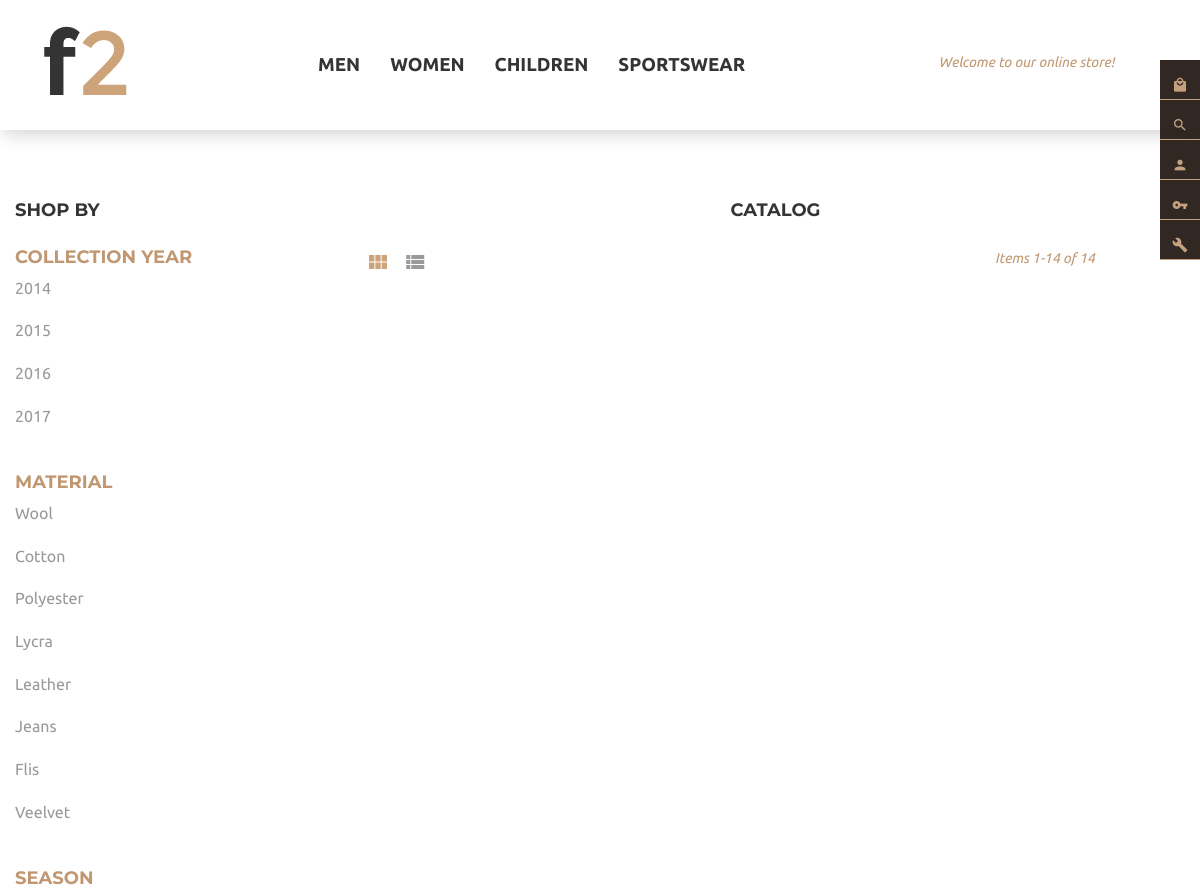
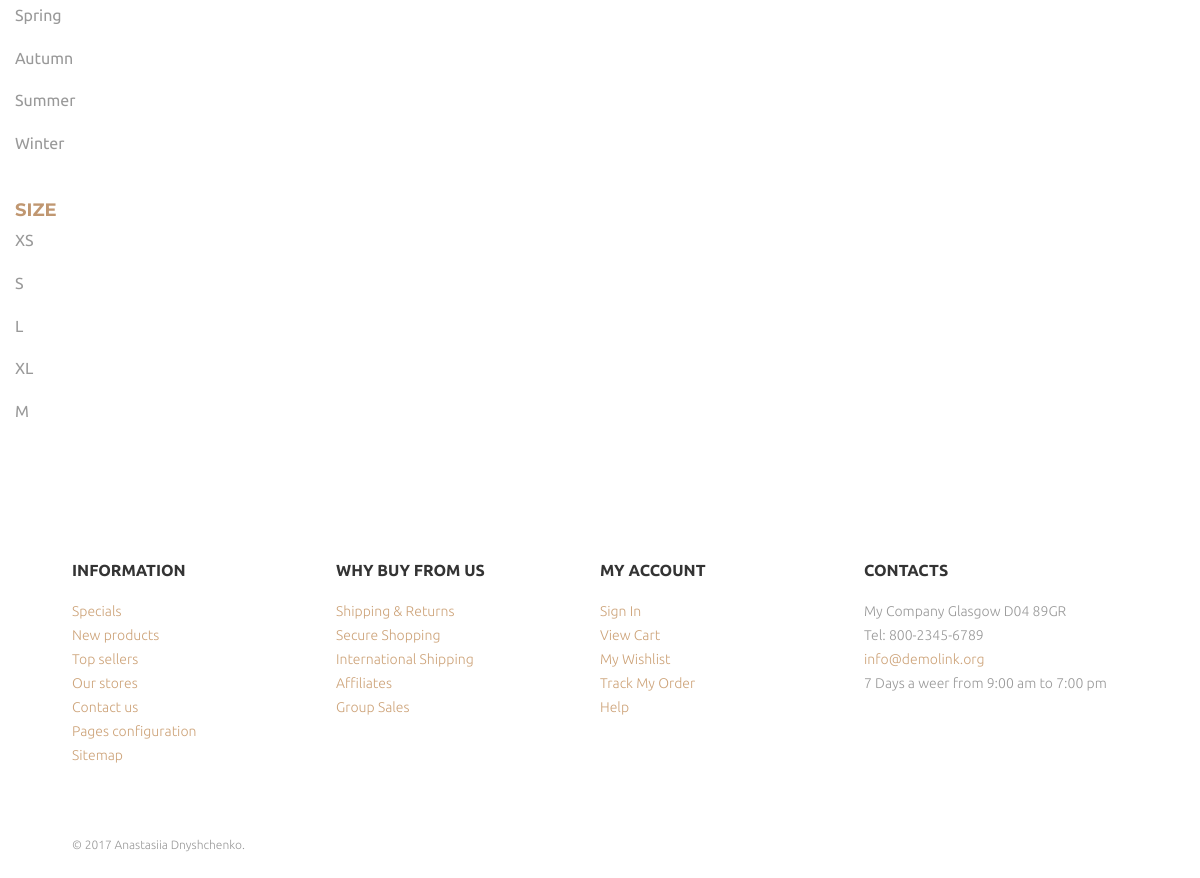
The page /product.php?id=4 on the database its author committed (2 pictures, top to bottom).
### tables this page shows
CREATE TABLE `Categories` (
  `id` int(11) NOT NULL,
  `name_cat` varchar(15) NOT NULL
);

CREATE TABLE `Year` (
  `id` int(11) NOT NULL,
  `year_name` int(5) NOT NULL
);

CREATE TABLE `Material` (
  `id` int(11) NOT NULL,
  `material_name` varchar(25) NOT NULL
);

CREATE TABLE `Season` (
  `id` int(11) NOT NULL,
  `season_name` varchar(15) NOT NULL
);

CREATE TABLE `Size` (
  `id` int(11) NOT NULL,
  `size_name` varchar(5) NOT NULL
);

### filters.php (the view, shortened to what this page needs)
<?php
	include("db.php");
?>
<div class="filters">
				<p id="shop">Shop by</p>
				<div class="year line">
					<h2>Collection year</h2>
						<?php
							$query = "SELECT *
									  FROM Year";
							$result = $mysqli->query($query);
							while ($row = $result->fetch_assoc()) {
								echo '<a href="'.$_SERVER['REQUEST_URI'].'&year='.$row["id"].'">'.$row["year_name"].'</a></br>';
							}
						?>
				</div>
				<div class="material line">
					<h2>Material</h2>
						<?php
							$query = "SELECT *
									  FROM Material";
							$result = $mysqli->query($query);
							while ($row = $result->fetch_assoc()) {
								echo '<a href="'.$_SERVER['REQUEST_URI'].'&material='.$row["id"].'">'.$row["material_name"].'</a></br>';
							}
						?>
				</div>
				<div class="season line">
					<h2>Season</h2>
						<?php
							$query = "SELECT *
									  FROM Season";
							$result = $mysqli->query($query);
							while ($row = $result->fetch_assoc()) {
								echo '<a href="'.$_SERVER['REQUEST_URI'].'&season='.$row["id"].'">'.$row["season_name"].'</a></br>';
							}
						?>
				</div>
				<div class="size line">
					<h2>Size</h2>
						<?php
							$query = "SELECT *
									  FROM Size";
							$result = $mysqli->query($query);
							while ($row = $result->fetch_assoc()) {
								echo '<a href="'.$_SERVER['REQUEST_URI'].'&size='.$row["id"].'">'.$row["size_name"].'</a></br>';
							}
						?>
				</div>
			</div>

### header.php (shortened to what this page needs)
<!DOCTYPE html>
<html lang="ru">
<head>
	<link rel="stylesheet" href="css/product-style.css"/>
</head>
<body>
		<div id="fixed-menu">
	<?php
		include("db.php");
		$u_hash = ($_COOKIE['Session']);
		$query = "SELECT COUNT(*)
				  FROM Cart
				  WHERE user_hash = '$u_hash'";
		$result = $mysqli->query($query);
	while ($row = $result->fetch_assoc()) {
		if ($row['COUNT(*)']>0) {
			echo '<div class="icon"><a href="#modal-cart" class="material-icons open-modal">&#xE54C;</a><sup style="color:white;">'.$row['COUNT(*)'].'</sup>
			</div>';
			$u_hash = ($_COOKIE['Session']);
			$query = "SELECT name, price, quantity, product_id, image, color_name, size_name
					  FROM F2Products JOIN Cart
				ON Cart.product_id = F2Products.id
								JOIN Images
				ON F2Products.id = Images.id_product
								JOIN Color
				ON Cart.id_color = Color.id
								JOIN Size
				ON Cart.id_size = Size.id
				WHERE Cart.user_hash = '$u_hash' AND main_picture = 1";
				$result = $mysqli->query($query);
				echo $mysqli->error;
				echo'<div id="modal-cart" class="modal-div">
					<h1 style="text-align:center; font-weight:500; color:white; text-transform: uppercase; padding: 30px 0 50px;">Shopping Cart</h1>
					<ul>';
				while ($row = $result->fetch_assoc()){
		echo '
				<li style="margin:0 20px 100px 20px;">
					<img style="width:170px; margin-right:10%; background-color:rgb(250,250,250); float:left;"src="images/'.$row["image"].'" alt="">
				<div>
					<div class="table-name" style="color:white; display:block; text-align: center; margin: 10px 0;" >'.$row['name'].'</div>
					<div style="color: #cda379;">Color:
						<span style="color:white;">'.$row['color_name'].'</span>
					</div>
					<div style="color: #cda379;">Size:
						<span style="color:white;">'.$row['size_name'].'</span>
					</div>
					<div style="color: #cda379; margin-top: 10px;">Price:
						<span class="table-price" style="color: white; font-weight: bold; line-height: normal; font-size: 24px;">$'.number_format($row['price'],2).'</span>
					</div>
					<div style="color: #cda379;  margin-top: 10px;">Qty:
						<input class="number-cart" type="text" size"4" value="'.$row['quantity'].'">
					</div>
					<input type="hidden"  value="'.$row['price'].'">
					<input type="hidden"  value="'.$row['product_id'].'">
					<div style="color: #cda379;  margin-top: 10px;">Subtotal:
						<span class="subtotal-cart" style="color:white; margin-top: 10px;">$ '.number_format($row['price']*$row['quantity'],2).'</span>
					</div>
				</div>
				</li>';
		}
		echo '</ul>
				<div>
					<div style="font-size: 20px; line-height: 20px; color: #FFF; font-weight: 700;">Cart Subtotal
						<span style="color:white;">'.$row['price'].'</span>
					</div>
					<a href="Cart.php" class="view-shopping-cart">view shopping cart</a>
					<a href="Cart.php" class="view-shopping-cart">checkout</a>
				</div>
		</div>';
		}
	else{
		echo '<div class="icon"><a href="#modal-cart" class="material-icons open-modal">&#xE54C;</a>
		</div>
				<div id="modal-cart" class="modal-div">
					<p class="mod-card-text">You have no items in your shopping cart.</p>
				</div>';
	}
	}
	?>
	        <div class="icon">
	        </div>
	        <div class="icon">
	        </div>
	        <div class="icon">
	        </div>
	        <div class="icon">
	        </div>
		</div>
		<div class="home">
			<div class="header">
				<div class="logo">
					<a href="index.php">
						<img src="images/logo_dark.png" alt="">
					</a>
				</div>
					<ul class="nav">
<?php
		$query = "SELECT *
				  FROM Categories";
		$result = $mysqli->query($query);
	while ($row = $result->fetch_assoc()) {
		echo '<li><a href="product.php?id='.$row["id"].'&num=1">'.$row["name_cat"].'</a></li>';
	}
?>
					</ul>
				<div class="welcome">
					<span>Welcome to our online store!</span>
				</div>
			</div>
		</div>

### css/product-style.css (style rules this page uses)
* { margin:0;padding:0;outline:0;-webkit-box-sizing:border-box;-moz-box-sizing:border-box;box-sizing:border-box }
body { min-height:100%;font-family:'Ubuntu',sans-serif;color:#343434;font-size:14px;max-width:100% }
a { text-decoration:none }
li { list-style-type:none }
.icon { width:60px;height:60px;padding-top:20px;border-bottom:1px solid #c09771;text-align:center;cursor:pointer }
#fixed-menu { position:fixed;top:0;right:0;width:60px;z-index:99;background:#1b110d;height:100vh }
.home { max-width:100%;height:150px;margin:0;padding:0;border:0;min-height:100%;overflow:hidden;padding-right:60px;margin-bottom:0 }
.header { position:absolute;top:0;text-align:justify;width:100%;height:130px;margin-right:0;background:transparent;z-index:8;padding:2% 3%;box-shadow:0 7px 18px -4px rgba(0,0,0,.2) }
.logo { display:block;float:left;width:30% }
.nav { display:inline-block;padding-top:30px;float:left;width:50%;margin:0 auto }
.nav li { display:inline;float:left;margin-right:50px }
.nav a { float:left;color:#343434;display:block;text-transform:uppercase;text-decoration:none;font-size:14pt;font-weight:bold;padding-bottom:15px;font-family:'Ubuntu',sans-serif }
.welcome { display:block;float:right;width:20%;font-style:italic;color:#c09771;padding-top:30px }
.filters { width:20%;float:left }
#shop { color:#343434;font-family:'Montserrat',sans-serif;font-weight:bold;text-transform:uppercase;font-size:18px;line-height:30pt;cursor:text }
.filters h2 { font-family:'Montserrat',sans-serif;color:#c09771;font-weight:bold;text-transform:uppercase;font-size:18px;line-height:26pt;cursor:pointer }
.filters a { font-size:16px;color:#999;display:block;line-height:20pt }
.line { padding:10px 0 }
.size { padding-bottom:70px }
.footer-text a,p { display:block }
@media screen and (min-width:994px) and (max-width:1279px) { #fixed-menu { top:60px;width:40px;opacity:.9;height:200px } }
@media screen and (min-width:994px) and (max-width:1279px) { .icon { width:40px;height:40px } }
@media screen and (min-width:994px) and (max-width:1279px) { .home { padding-right:0 } }
@media screen and (min-width:994px) and (max-width:1279px) { .logo { width:25% } }
@media screen and (min-width:994px) and (max-width:1279px) { .nav { width:55% } }
@media screen and (min-width:994px) and (max-width:1279px) { .nav li { margin-right:30px } }

### rows shown on the page
categories: name_cat "MEN"
categories: name_cat "WOMEN"
categories: name_cat "CHILDREN"
categories: name_cat "SPORTSWEAR"
year: year_name "2014"
year: year_name "2015"
year: year_name "2016"
year: year_name "2017"
material: material_name "Wool"
material: material_name "Cotton"
material: material_name "Polyester"
material: material_name "Lycra"
material: material_name "Leather"
material: material_name "Jeans"
material: material_name "Flis"
material: material_name "Veelvet"
season: season_name "Spring"
season: season_name "Autumn"
season: season_name "Summer"
season: season_name "Winter"
size: size_name "XS"
size: size_name "S"
size: size_name "L"
size: size_name "XL"
size: size_name "M"
